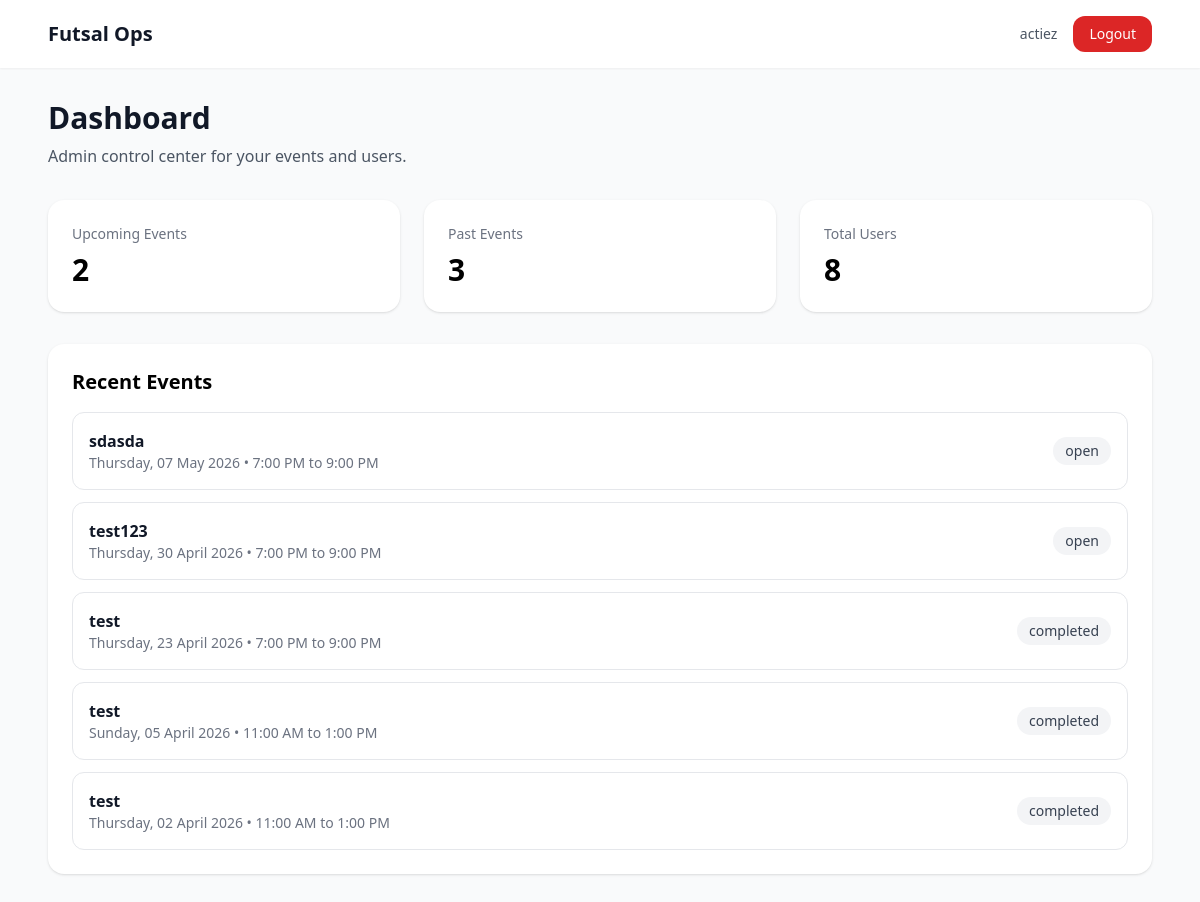
Page /dashboard/ (signed in) on the committed database.
### accounts/models.py (models this page shows, shortened)
class User(AbstractUser):
    ROLE_USER = "user"
    ROLE_ADMIN = "admin"
    ROLE_SUPERADMIN = "superadmin"
    ROLE_CHOICES = [
        (ROLE_USER, "User"),
        (ROLE_ADMIN, "Admin"),
        (ROLE_SUPERADMIN, "Superadmin"),
    ]
    PLAYER_NEW = "new"
    PLAYER_REGULAR = "regular"
    PLAYER_CORE = "core"
    PLAYER_NAUGHTY = "naughty"
    PLAYER_TYPE_CHOICES = [
        (PLAYER_NEW, "New"),
        (PLAYER_REGULAR, "Regular"),
        (PLAYER_CORE, "Core"),
        (PLAYER_NAUGHTY, "Naughty"),
    ]
    role = models.CharField(max_length=20, choices=ROLE_CHOICES, default=ROLE_USER)
    player_type = models.CharField(max_length=20, choices=PLAYER_TYPE_CHOICES, default=PLAYER_NEW)
    mobile_number = models.CharField(max_length=30, blank=True)
    games_played_count = models.PositiveIntegerField(default=0)
    email_verified = models.BooleanField(default=False)
    admin_notes = models.TextField(blank=True, default="")

### events/models.py (models this page shows, shortened)
class Event(models.Model):
    STATUS_DRAFT = "draft"
    STATUS_OPEN = "open"
    STATUS_FINALIZED = "finalized"
    STATUS_COMPLETED = "completed"
    STATUS_CANCELLED = "cancelled"
    STATUS_CHOICES = [
        (STATUS_DRAFT, "Draft"),
        (STATUS_OPEN, "Open"),
        (STATUS_FINALIZED, "Finalized"),
        (STATUS_COMPLETED, "Completed"),
        (STATUS_CANCELLED, "Cancelled"),
    ]
    registration_token = models.UUIDField(
        default=uuid.uuid4,
        unique=True,
        editable=False,
    )
    title = models.CharField(max_length=255)
    start_datetime = models.DateTimeField()
    end_datetime = models.DateTimeField()
    location = models.CharField(max_length=255)
    amount_payable = models.DecimalField(max_digits=8, decimal_places=2)
    playing_slots = models.PositiveIntegerField(default=15)
    waiting_slots = models.PositiveIntegerField(default=5)
    backup_slots = models.PositiveIntegerField(default=3)
    status = models.CharField(
        max_length=20,
        choices=STATUS_CHOICES,
        default=STATUS_DRAFT,
    )
    created_by = models.ForeignKey(
        settings.AUTH_USER_MODEL,
        on_delete=models.SET_NULL,
        null=True,
        related_name="created_events",
    )
    created_at = models.DateTimeField(auto_now_add=True)
    updated_at = models.DateTimeField(auto_now=True)
    class Meta:
        ordering = ["start_datetime"]
    @property
    def weekday_display(self):
        local_start = timezone.localtime(self.start_datetime)
        return local_start.strftime("%A")
    @property
    def date_display(self):
        local_start = timezone.localtime(self.start_datetime)
        return local_start.strftime("%d %B %Y")
    @property
    def time_range_display(self):
        local_start = timezone.localtime(self.start_datetime)
        local_end = timezone.localtime(self.end_datetime)
        start = local_start.strftime("%I:%M %p").lstrip("0")
        end = local_end.strftime("%I:%M %p").lstrip("0")
        return f"{start} to {end}"
    @property
    def effective_status(self):
        from registrations.models import EventRegistration
        now = timezone.now()
        if now >= self.end_datetime:
            return "completed"
        playing_count = self.registrations.filter(
            status=EventRegistration.STATUS_PLAYING
        ).count()
        waiting_count = self.registrations.filter(
            status=EventRegistration.STATUS_WAITING
        ).count()
        if playing_count >= self.playing_slots and waiting_count >= self.waiting_slots:
            return "full"
        if playing_count >= self.playing_slots:
            return "playing_full"
        return "open"

### dashboard/views.py (the view)
# urls.py: path("", DashboardView.as_view(), name="dashboard"),
class DashboardView(AdminRequiredMixin, TemplateView):
    template_name = "dashboard/home.html"
    def get_context_data(self, **kwargs):
        context = super().get_context_data(**kwargs)
        now = timezone.now()
        context["upcoming_events_count"] = Event.objects.filter(start_datetime__gt=now).count()
        context["past_events_count"] = Event.objects.filter(end_datetime__lt=now).count()
        context["total_users_count"] = User.objects.count()
        context["recent_events"] = Event.objects.order_by("-start_datetime")[:5]
        return context

### core/mixins.py (called while the page is built)
    def dispatch(self, request, *args, **kwargs):
        if not request.user.is_authenticated:
            return redirect("login")
        if not (request.user.is_staff or request.user.is_superuser):
            return redirect("player_home")
        return super().dispatch(request, *args, **kwargs)

### templates/dashboard/home.html
{% extends "base.html" %}
{% block content %}
<div class="mb-8">
    <h1 class="text-3xl font-bold text-gray-900">Dashboard</h1>
    <p class="text-gray-600 mt-2">Admin control center for your events and users.</p>
</div>
<div class="grid grid-cols-1 md:grid-cols-3 gap-6 mb-8">
    <div class="bg-white rounded-2xl shadow p-6">
        <div class="text-sm text-gray-500">Upcoming Events</div>
        <div class="text-3xl font-bold mt-2">{{ upcoming_events_count }}</div>
    </div>
    <div class="bg-white rounded-2xl shadow p-6">
        <div class="text-sm text-gray-500">Past Events</div>
        <div class="text-3xl font-bold mt-2">{{ past_events_count }}</div>
    </div>
    <div class="bg-white rounded-2xl shadow p-6">
        <div class="text-sm text-gray-500">Total Users</div>
        <div class="text-3xl font-bold mt-2">{{ total_users_count }}</div>
    </div>
</div>
<div class="bg-white rounded-2xl shadow p-6">
    <h2 class="text-xl font-semibold mb-4">Recent Events</h2>
    {% if recent_events %}
        <div class="space-y-3">
            {% for event in recent_events %}
                <div class="border rounded-xl p-4 flex items-center justify-between">
                    <div>
                        <div class="font-semibold text-gray-900">{{ event.title }}</div>
                        <div class="text-sm text-gray-500">
                            {{ event.weekday_display }}, {{ event.date_display }} • {{ event.time_range_display }}
                        </div>
                    </div>
                    <div class="text-sm px-3 py-1 rounded-full bg-gray-100 text-gray-700">
                        {{ event.effective_status }}
                    </div>
                </div>
            {% endfor %}
        </div>
    {% else %}
        <p class="text-gray-500">No events yet.</p>
    {% endif %}
</div>
{% endblock %}

### templates/base.html (shortened to what this page needs)
<!DOCTYPE html>
<html>
<head>
    <script src="https://cdn.tailwindcss.com"></script>
</head>
<body class="bg-gray-50 min-h-screen">
    <header class="bg-white shadow-sm">
        <div class="max-w-6xl mx-auto px-6 py-4 flex items-center justify-between">
            <a href="/" class="text-xl font-bold text-gray-900">Futsal Ops</a>
            <div class="flex items-center gap-4">
                {% if request.user.is_authenticated %}
                    <span class="text-sm text-gray-600">{{ request.user.username }}</span>
                    <form method="post" action="/logout/">
                        <button type="submit" class="text-sm px-4 py-2 rounded-xl bg-red-600 text-white hover:bg-red-700">
                            Logout
                        </button>
                    </form>
                {% else %}
                    <a href="/login/" class="text-sm px-4 py-2 rounded-xl bg-blue-600 text-white hover:bg-blue-700">
                        Login
                    </a>
                {% endif %}
            </div>
        </div>
    </header>
    <main class="max-w-6xl mx-auto px-6 py-8">
        {% block content %}{% endblock %}
    </main>
</body>
</html>

### rows in the picture
User: user.username "actiez"
Event: title "sdasda", weekday_display "Thursday", date_display "07 May 2026", time_range_display "7:00 PM to 9:00 PM", effective_status "open"
Event: title "test123", weekday_display "Thursday", date_display "30 April 2026", time_range_display "7:00 PM to 9:00 PM", effective_status "open"
Event: title "test", weekday_display "Thursday", date_display "23 April 2026", time_range_display "7:00 PM to 9:00 PM", effective_status "completed"
Event: title "test", weekday_display "Sunday", date_display "05 April 2026", time_range_display "11:00 AM to 1:00 PM", effective_status "completed"
Event: title "test", weekday_display "Thursday", date_display "02 April 2026", time_range_display "11:00 AM to 1:00 PM", effective_status "completed"

### other values in the picture
{{ upcoming_events_count }} "2"
{{ past_events_count }} "3"
{{ total_users_count }} "8"
